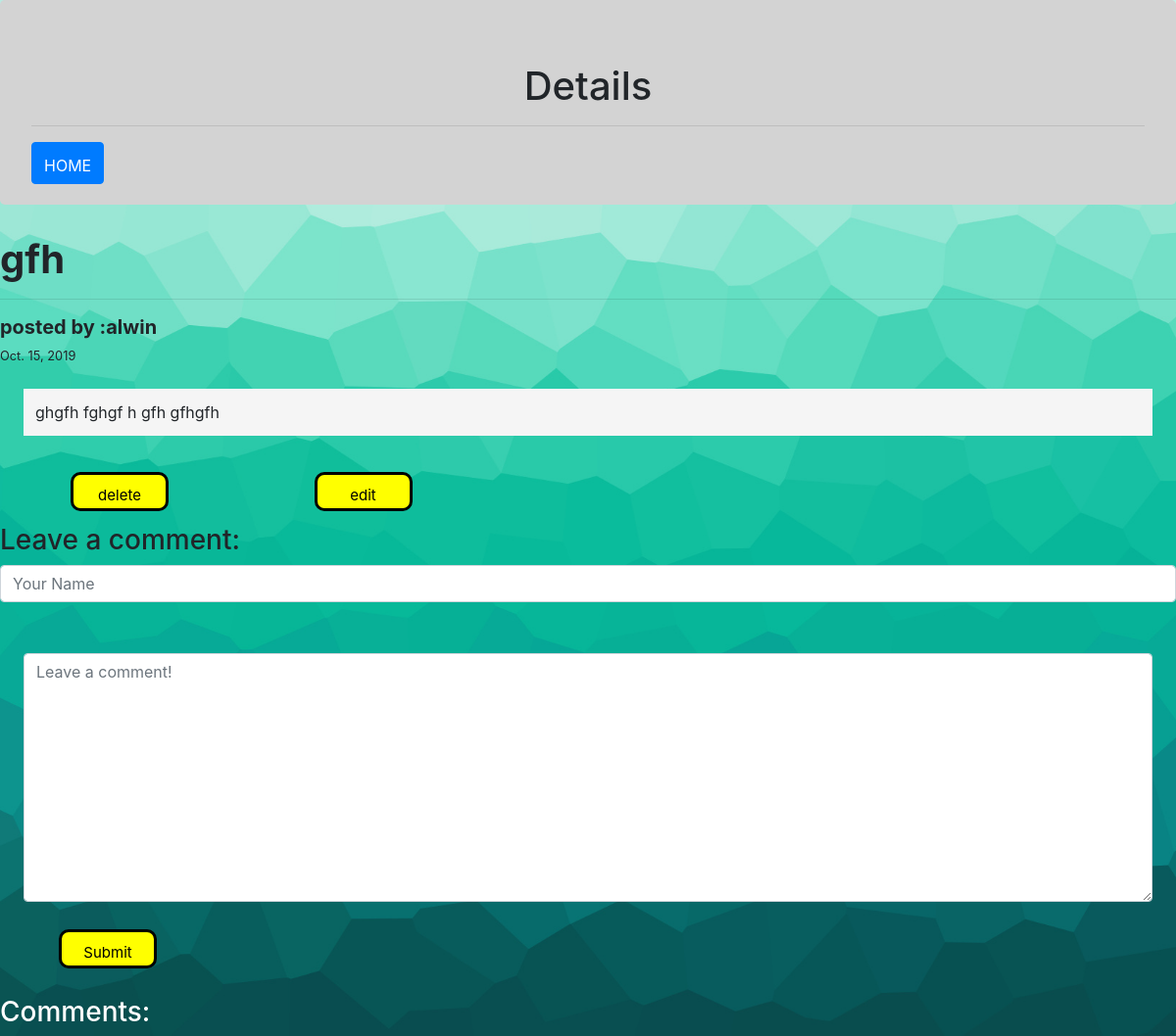
Page /25/ (signed in) on the earlier database version.
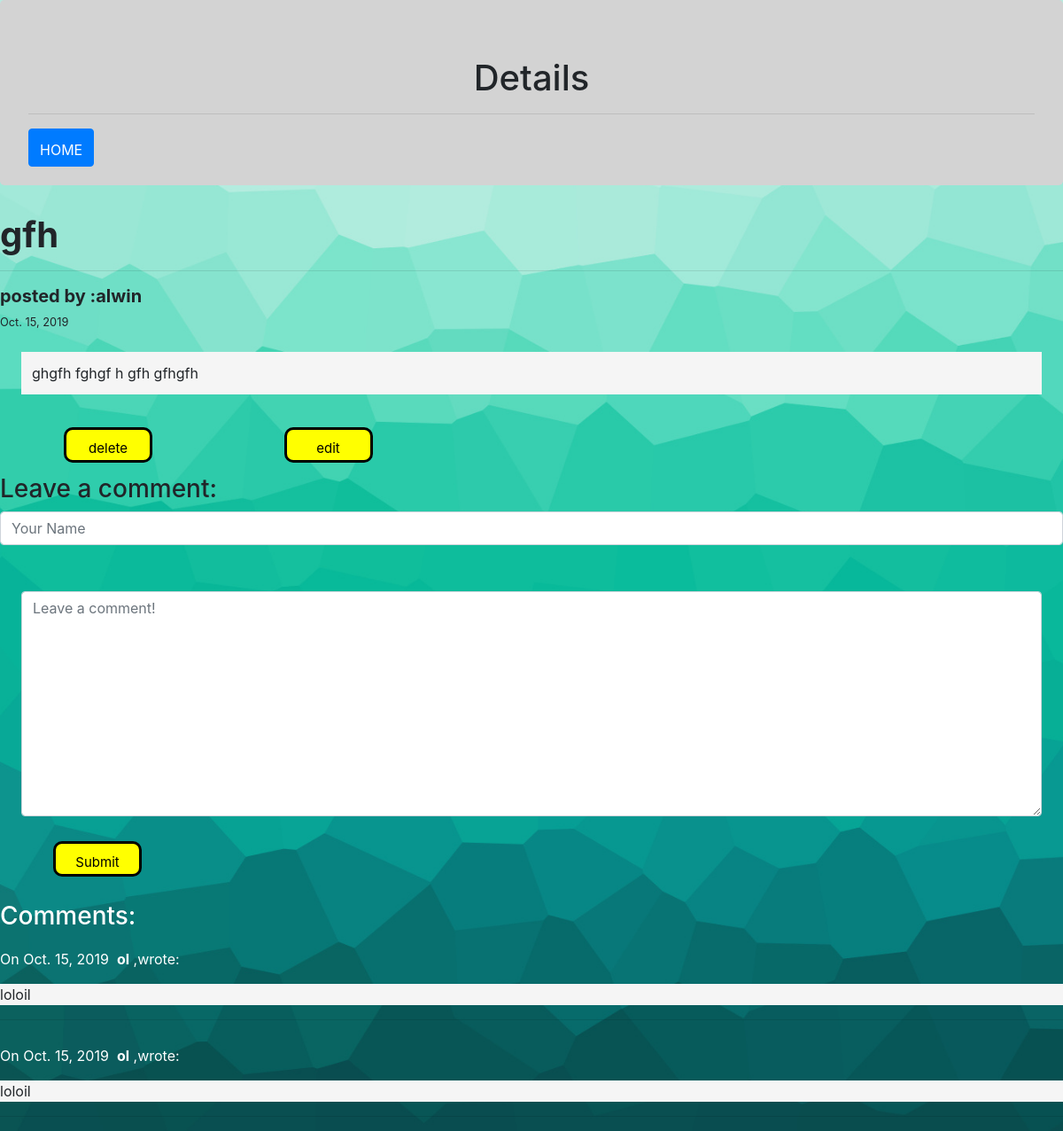
Same page on the later database version.
### blog/models.py (models this page shows, shortened)
class Article(models.Model):
    title = models.CharField(max_length=255)
    aut = models.CharField(max_length=255 )
    body = models.TextField()
    created_on = models.DateTimeField(auto_now_add=True)
    last_modified = models.DateTimeField(auto_now=True)

class Comment(models.Model):
    author = models.CharField(max_length=60)
    body = models.TextField()
    created_on = models.DateTimeField(auto_now_add=True)
    post = models.ForeignKey('Article', on_delete=models.CASCADE)

### blog/views.py (the view, shortened to what this page needs)
# urls.py: path("<int:pk>/", views.blog_detail, name="b_detail"),
@login_required
def blog_detail(request, pk):
    post = Article.objects.get(pk=pk)
    print(request.user.username)
    form = CommentForm()
    comments = Comment.objects.filter(post=post)
    aut=request.user.username
    context = {
        "post": post,
        "comments": comments,
        "form": form,
    }
    return render(request, "b_detail.html", context)

### blog/forms.py
class CommentForm(forms.Form):
    author = forms.CharField(
        max_length=60,
        widget=forms.TextInput(attrs={
            "class": "form-control",
            "placeholder": "Your Name"
        })
    )
    body = forms.CharField(widget=forms.Textarea(
        attrs={
            "class": "form-control",
            "placeholder": "Leave a comment!"
        })
    )

### templates/b_detail.html (shortened to what this page needs)
{% extends "ex.html" %}
{% block page_content %}
<div class="jumbotron" style="background-color:lightgray">
        <h1><center>Details</center></h1>
          <hr>
          <h3><center><a class="btn btn-primary  pl " href="/index" style="float:left">HOME</a></center></h3>
      </div>
<div class="">
    <h1 ><b>{{ post.title }}</b></h1><hr>
    <h5><b>posted by :{{ post.aut }}</b></h1>
    <small>
        {{ post.created_on.date }}
    </small>
    <p style="background: whitesmoke ; padding: 1%; margin :2%">{{ post.body }}</p>
    {% if user.username == post.aut or user.is_superuser %}
    <form action="delete" style="display: inline-block;margin: 1%">
        <button  class ='butto'>delete</button>
    </form>
    <form action="edit" style="display: inline-block;margin: 1%">
            <button  class="button">edit</button>
        </form>
    {% endif %}
    <h3>Leave a comment:</h3>
    <form  method="post">
        <div class="form-group">
            {{ form.author }}
        </div>
        <div class="form-group cl">
           <p  style="padding: 1%; margin :1%">{{ form.body }}</p>
        </div>
        <button type="submit" class="butt" >Submit</button>
    </form>
    <h3  class="cl">Comments:</h3>
    {% for comment in comments %}
    <p  class="cl">
        On {{comment.created_on.date }}&nbsp;
        <b>{{ comment.author }}</b> ,wrote:
    </p>
    <p style="background-color: whitesmoke" >{{ comment.body }}</p>
    <hr>
    {% endfor %}
</div>
{% endblock %}

### templates/ex.html (shortened to what this page needs)
{% load static %}
<html>
<head>
<head>
  <link href="https://cdnjs.cloudflare.com/ajax/libs/select2/4.0.10/css/select2.min.css" rel="stylesheet" />
  <link rel="stylesheet" href="https://maxcdn.bootstrapcdn.com/bootstrap/4.3.1/css/bootstrap.min.css">
  </head>
{% block page_content %}
{% endblock %}
</html>

Differences in the rows shown:
added Comment: created_on "Oct. 15, 2019", author "ol", body "loloil"
added Comment: created_on "Oct. 15, 2019", author "ol", body "loloil"
